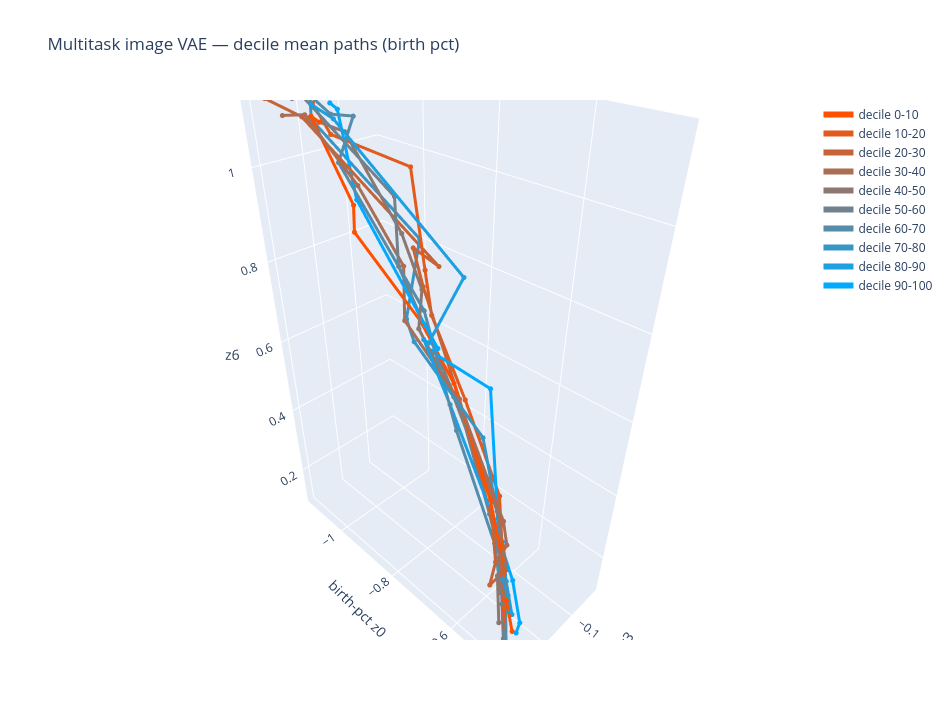

The notebook cell saved with this chart:
### Code cell
fig.update_layout(title="Multitask image VAE — decile mean paths (birth pct)",
                  scene=dict(xaxis_title=f"maturation z{mat_ax}",
                             yaxis_title=f"birth-pct z{bp_ax}", zaxis_title=f"z{third}"),
                  width=950, height=720)
fig.write_html(f"{IMG_DIR}/multitask_image_vae_meanpaths.html")
fig.show()

### Figure 1 — Plotly figure (JSON) as saved in the notebook; plotly's stock layout.template omitted (floating-point values rounded to 4 significant figures)
{"data": [{"line": {"color": "rgb(255,80,0)", "width": 6}, "marker": {"size": 3}, "mode": "lines+markers", "name": "decile 0-10", "type": "scatter3d", "x": [-0.01049, 0.01008, -0.009354, 0.03273, -0.05371, -0.0969, -0.09114, -0.04565, 0.02723, 0.08207], "y": [-1.094, -1.09, -1.005, -0.9529, -0.8658, -0.8076, -0.6794, -0.5965, -0.5212, -0.4605], "z": [1.071, 1.087, 0.9287, 0.9005, 0.7028, 0.5482, 0.2796, 0.178, 0.1722, 0.1835]}, {"line": {"color": "rgb(226,90,28)", "width": 6}, "marker": {"size": 3}, "mode": "lines+markers", "name": "decile 10-20", "type": "scatter3d", "x": [-0.02183, -0.04634, -0.1187, -0.1089, -0.09112, -0.1265, -0.1345, -0.06108, -0.01781, 0.06672], "y": [-1.127, -1.11, -0.9546, -0.9075, -0.8705, -0.7993, -0.687, -0.6113, -0.5755, -0.4909], "z": [1.099, 1.038, 0.9913, 0.786, 0.6987, 0.4898, 0.2544, 0.1924, 0.1755, 0.1469]}, {"line": {"color": "rgb(198,100,56)", "width": 6}, "marker": {"size": 3}, "mode": "lines+markers", "name": "decile 20-30", "type": "scatter3d", "x": [0.09815, 0.03683, -0.1833, -0.08589, -0.06764, -0.1134, -0.07708, -0.02855, 0.02507, 0.005208], "y": [-1.098, -1.08, -0.9412, -0.9174, -0.87, -0.8052, -0.6583, -0.6022, -0.5723, -0.5496], "z": [1.131, 1.092, 0.7568, 0.8409, 0.7761, 0.4965, 0.2366, 0.18, 0.1757, 0.2262]}, {"line": {"color": "rgb(170,110,85)", "width": 6}, "marker": {"size": 3}, "mode": "lines+markers", "name": "decile 30-40", "type": "scatter3d", "x": [0.06291, 0.04465, -0.03364, -0.08592, 0.004216, -0.07268, -0.09522, -0.08634, -0.01795, 0.02096], "y": [-1.104, -1.058, -1.018, -0.949, -0.8493, -0.7713, -0.6397, -0.6172, -0.5841, -0.533], "z": [1.094, 1.1, 0.959, 0.7887, 0.7352, 0.538, 0.2348, 0.1769, 0.2191, 0.1748]}, {"line": {"color": "rgb(141,120,113)", "width": 6}, "marker": {"size": 3}, "mode": "lines+markers", "name": "decile 40-50", "type": "scatter3d", "x": [0.004407, -0.04643, -0.09757, -0.07391, -0.01698, -0.113, -0.09802, -0.04897, 0.01448, 0.09351], "y": [-1.108, -1.064, -0.9647, -0.8807, -0.8315, -0.823, -0.6625, -0.5832, -0.561, -0.4878], "z": [1.079, 1.052, 0.8545, 0.7634, 0.7144, 0.4932, 0.2497, 0.152, 0.2087, 0.1971]}, {"line": {"color": "rgb(113,130,141)", "width": 6}, "marker": {"size": 3}, "mode": "lines+markers", "name": "decile 50-60", "type": "scatter3d", "x": [0.0289, 0.02712, -0.1109, -0.03847, -0.05914, -0.1143, -0.0816, -0.05367, 0.03422, 0.07723], "y": [-1.118, -1.096, -0.9979, -0.9104, -0.8606, -0.802, -0.6715, -0.6044, -0.5277, -0.4842], "z": [1.117, 1.131, 0.9216, 0.8185, 0.6937, 0.4668, 0.2452, 0.1533, 0.1597, 0.1255]}, {"line": {"color": "rgb(85,140,170)", "width": 6}, "marker": {"size": 3}, "mode": "lines+markers", "name": "decile 60-70", "type": "scatter3d", "x": [0.01152, -0.007476, -0.0538, -0.01399, -0.05035, -0.05919, -0.06593, -0.01234, 0.01448, 0.1094], "y": [-1.078, -1.05, -1.042, -1.048, -0.8501, -0.7618, -0.6384, -0.5671, -0.5319, -0.4521], "z": [1.123, 1.094, 1.084, 1.002, 0.7352, 0.4618, 0.183, 0.1145, 0.1367, 0.1649]}, {"line": {"color": "rgb(56,150,198)", "width": 6}, "marker": {"size": 3}, "mode": "lines+markers", "name": "decile 70-80", "type": "scatter3d", "x": [-0.01009, 0.008488, -0.1392, -0.07817, -0.01308, -0.1004, -0.1053, -0.04234, 0.01097, 0.03504], "y": [-1.114, -1.092, -0.9546, -0.9373, -0.8421, -0.7189, -0.6639, -0.5849, -0.5492, -0.5127], "z": [1.125, 1.08, 0.8323, 0.6669, 0.6803, 0.4415, 0.2175, 0.1422, 0.205, 0.2058]}, {"line": {"color": "rgb(28,160,226)", "width": 6}, "marker": {"size": 3}, "mode": "lines+markers", "name": "decile 80-90", "type": "scatter3d", "x": [0.03087, -0.02091, -0.1305, 0.04111, -0.01128, -0.06298, -0.08931, -0.03644, 0.01919, 0.04792], "y": [-1.055, -1.062, -0.8155, -0.7423, -0.8113, -0.7861, -0.6334, -0.5733, -0.5092, -0.4931], "z": [1.117, 1.081, 0.7944, 0.7473, 0.7004, 0.519, 0.1721, 0.1291, 0.1256, 0.1791]}, {"line": {"color": "rgb(0,170,255)", "width": 6}, "marker": {"size": 3}, "mode": "lines+markers", "name": "decile 90-100", "type": "scatter3d", "x": [-0.04161, -0.04263, -0.03034, -0.05087, -0.05445, -0.1889, -0.08413, -0.04054, 0.03354, 0.08422], "y": [-1.097, -1.076, -1.021, -0.8112, -0.8377, -0.7781, -0.6412, -0.5582, -0.4764, -0.4487], "z": [1.101, 1.093, 0.9301, 0.6603, 0.6403, 0.4999, 0.1855, 0.1429, 0.1446, 0.1934]}], "layout": {"height": 720, "scene": {"xaxis": {"title": {"text": "maturation z3"}}, "yaxis": {"title": {"text": "birth-pct z0"}}, "zaxis": {"title": {"text": "z6"}}}, "title": {"text": "Multitask image VAE — decile mean paths (birth pct)"}, "width": 950}}
